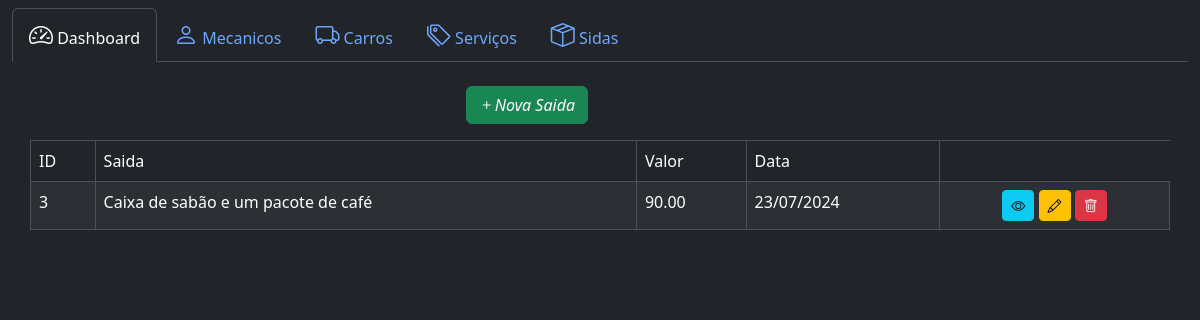
/outflow, run on an earlier commit of the app's database.
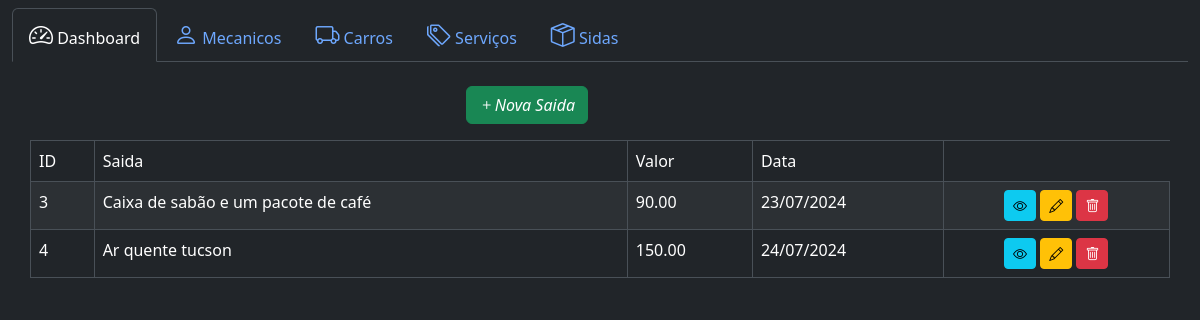
And on a later commit of the database.
### oficina/models.py (models this page shows)
class Outflow(models.Model):
    outflow = models.TextField(max_length=255, blank=False, null=False)
    price = models.DecimalField(max_digits=10, decimal_places=2)
    created_at = models.DateField(auto_now_add=True)

### oficina/views.py (the view)
class OutflowListView(ListView):
    model = Outflow
    context_object_name = 'outflows'
    template_name = 'components/outflow/list_outflow.html'

### oficina/templates/components/outflow/list_outflow.html (shortened to what this page needs)
{% extends "base.html" %}
{% block content %}
    <div class="row mb-3">
        <div class="col-md-4 col-lg-6">
            <a href="{% url "create_outflow" %}" class="btn btn-success float-end">
                <i class="bi bi-plus">Nova Saida</i>
            </a>
        </div>
    </div>
    <div class="table-responsive">
        <table class="table table-striped table-bordered">
            <thead class="thead-dark">
                <tr>
                    <td>ID</td>
                    <td>Saida</td>
                    <td>Valor</td>
                    <td>Data</td>
                </tr>
            </thead>
            <tbody>
                {% for outflow in outflows %}
                        <td>{{outflow.id}}</td>
                        <td>{{outflow.outflow}}</td>
                        <td>{{outflow.price}}</td>
                        <td>{{outflow.created_at|date:'d/m/Y'}}</td>
                        <td class="text-center">
                            <a href="" class="btn btn-info btn-sm">
                                <i class="bi bi-eye"></i>
                            </a>
                            <a href="{% url "update_outflow" outflow.pk%}" class="btn btn-warning btn-sm">
                                <i class="bi bi-pencil"></i>
                            </a>
                            <a href="{% url "delete_outflow" outflow.pk%}" class="btn btn-danger btn-sm">
                                <i class="bi bi-trash"></i>
                            </a>
                        </td>
                {% endfor %}
            </tbody>
        </table>
    </div>
{% endblock content %}

What changed in the data, as far as the page shows it:
added Outflow: id "4", outflow "Ar quente tucson", price "150.00", created_at "24/07/2024"
